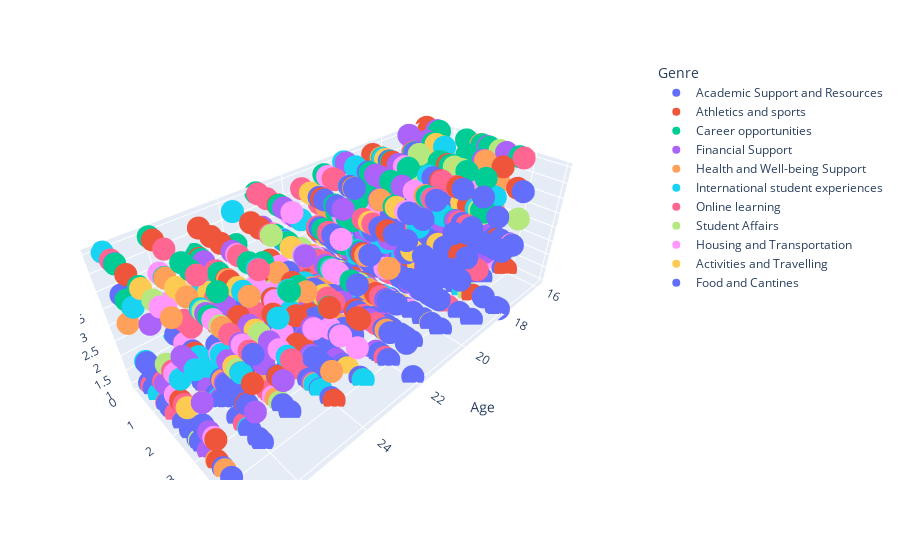

Notebook cell for this chart:
### Markdown cell above
##### 3D Visualizaton of Age, Gpa and Academic Year to Genre Plot

### Code cell
fig = px.scatter_3d(df, x='Age', y='Gpa',z='Year',
              color='Genre')
fig.show()

### Figure 1 — Plotly figure (JSON) as saved in the notebook; plotly's stock layout.template omitted (floating-point values rounded to 4 significant figures; data arrays with more than 128 entries replaced by an {"elided": "..."} marker saying what was removed)
{"data": [{"hovertemplate": "Genre=Academic Support and Resources<br>Age=%{x}<br>Gpa=%{y}<br>Year=%{z}<extra></extra>", "legendgroup": "Academic Support and Resources", "marker": {"color": "#636efa", "symbol": "circle"}, "mode": "markers", "name": "Academic Support and Resources", "scene": "scene", "showlegend": true, "type": "scatter3d", "x": {"elided": "236 int values"}, "y": {"elided": "236 float values"}, "z": {"elided": "236 int values"}}, {"hovertemplate": "Genre=Athletics and sports<br>Age=%{x}<br>Gpa=%{y}<br>Year=%{z}<extra></extra>", "legendgroup": "Athletics and sports", "marker": {"color": "#EF553B", "symbol": "circle"}, "mode": "markers", "name": "Athletics and sports", "scene": "scene", "showlegend": true, "type": "scatter3d", "x": [18, 23, 24, 22, 27, 23, 24, 18, 26, 19, 16, 16, 25, 20, 21, 23, 16, 16, 27, 23, 25, 17, 18, 25, 17, 18, 18, 25, 24, 26, 18, 22, 24, 21, 18, 24, 17, 22, 24, 27, 18, 17, 22, 22, 26, 18, 22, 22, 23, 16, 26, 23, 19, 18, 17, 24, 19, 24, 25, 18, 25, 19, 19, 21, 16, 25, 24, 25, 27, 19, 17, 17, 25, 25, 25, 20, 26, 23, 25, 24, 22, 24, 20, 22, 22], "y": [3.55, 3.99, 2.68, 1.5, 3.65, 0.15, 3.97, 3.59, 3.32, 3.9, 3.4, 3.77, 1.51, 0.05, 1.35, 3.8, 2.36, 0.06, 3.41, 0.98, 2.13, 1.57, 2.03, 0.27, 2.75, 1.03, 2.41, 1.61, 2.6, 3.75, 3.35, 2, 1.75, 1.62, 1.16, 2.69, 3.36, 3.77, 0.27, 1.2, 1.16, 0.53, 0.47, 2.68, 1.05, 0.2, 0.7, 3.45, 3.88, 1.58, 0.33, 0.29, 2.99, 3.95, 3.7, 1.6, 3.57, 1.24, 1.12, 2.47, 1.53, 1.21, 2.24, 1.56, 3.9, 0.59, 2.98, 2.18, 2.18, 0.41, 1.68, 1.08, 1.73, 0.47, 3.28, 1.1, 3.3, 1.91, 3.15, 2.61, 2.98, 3.97, 0.45, 1.26, 2.21], "z": [4, 1, 4, 5, 2, 2, 4, 2, 3, 3, 2, 4, 4, 3, 3, 3, 1, 5, 1, 5, 1, 3, 3, 4, 1, 1, 1, 4, 2, 3, 4, 2, 3, 5, 2, 3, 4, 5, 1, 5, 3, 4, 1, 2, 2, 1, 2, 3, 3, 1, 5, 3, 5, 1, 5, 5, 5, 5, 5, 5, 5, 5, 2, 2, 1, 5, 2, 2, 2, 5, 1, 1, 3, 2, 4, 1, 2, 2, 2, 2, 4, 1, 2, 4, 3]}, {"hovertemplate": "Genre=Career opportunities<br>Age=%{x}<br>Gpa=%{y}<br>Year=%{z}<extra></extra>", "legendgroup": "Career opportunities", "marker": {"color": "#00cc96", "symbol": "circle"}, "mode": "markers", "name": "Career opportunities", "scene": "scene", "showlegend": true, "type": "scatter3d", "x": [19, 16, 16, 17, 18, 25, 23, 16, 24, 16, 18, 20, 16, 27, 26, 26, 24, 21, 27, 25, 23, 19, 16, 19, 18, 18, 25, 17, 18, 25, 18, 22, 17, 23, 17, 21, 25, 21, 18, 17, 19, 22, 26, 26, 19, 23, 26, 20, 21, 22, 24, 16, 23, 16, 26, 21, 19, 18, 19, 24, 21, 23, 23, 18, 18, 19, 18, 17, 19, 19, 25, 24, 27, 20, 23, 22, 22, 26, 16, 23, 18, 17, 20, 25, 16, 18, 25, 27, 25], "y": [1.16, 0.61, 2.3, 1.89, 0.56, 0.21, 2.82, 3.65, 3.95, 0.09, 3.8, 1.28, 1.11, 0.6, 1.6, 0.13, 2.89, 1.62, 0.67, 0.33, 1.24, 1.16, 2.25, 0.51, 2.56, 0.31, 3.98, 0.87, 2.26, 1.16, 3.15, 2.85, 1.68, 3.6, 0.67, 3.1, 0.02, 0.94, 2.17, 3.4, 1.83, 1.99, 1.98, 3.01, 0.82, 1.05, 0.41, 3.33, 0.45, 2.33, 3.24, 1.37, 2.36, 1.95, 2.37, 3.09, 1.7, 1.21, 0.53, 0.37, 1.36, 2.68, 0.03, 3.93, 3.79, 1.66, 1.8, 1.13, 0.75, 3.6, 0.21, 1.53, 0.9, 0.79, 0.72, 2, 2.77, 2.03, 2.58, 1.01, 2.33, 2.44, 2.06, 0.18, 1.71, 2.11, 2.96, 1.77, 2.6], "z": [2, 5, 5, 4, 4, 4, 4, 5, 4, 4, 4, 5, 4, 4, 5, 5, 4, 4, 5, 4, 4, 5, 4, 4, 5, 4, 5, 4, 5, 4, 5, 4, 4, 4, 4, 5, 4, 4, 5, 4, 5, 5, 5, 5, 5, 5, 4, 5, 5, 4, 5, 4, 4, 4, 4, 5, 4, 5, 4, 4, 4, 5, 5, 4, 5, 4, 4, 5, 5, 4, 4, 4, 4, 4, 4, 5, 4, 4, 5, 5, 5, 5, 5, 4, 5, 4, 5, 5, 5]}, {"hovertemplate": "Genre=Financial Support<br>Age=%{x}<br>Gpa=%{y}<br>Year=%{z}<extra></extra>", "legendgroup": "Financial Support", "marker": {"color": "#ab63fa", "symbol": "circle"}, "mode": "markers", "name": "Financial Support", "scene": "scene", "showlegend": true, "type": "scatter3d", "x": [17, 16, 23, 26, 21, 20, 19, 16, 27, 19, 20, 19, 22, 20, 23, 25, 22, 24, 21, 16, 20, 26, 17, 21, 23, 20, 22, 21, 27, 26, 16, 25, 26, 19, 16, 16, 20, 24, 18, 21, 27, 25, 16, 17, 23, 20, 20, 26, 25, 20, 21, 25, 27, 16, 16, 26, 19, 23, 24, 23, 26, 22, 23, 21, 16, 21, 27, 19, 24, 22, 19, 25, 27, 17, 25, 21, 22, 26, 18, 26, 19, 23, 24, 20, 25, 21, 23, 17, 22, 27, 27], "y": [0.87, 2.52, 2.7, 0.18, 3.73, 0.39, 0.63, 3.07, 1.47, 1.42, 0.17, 0.2, 3.26, 1.69, 2.17, 3.34, 2.17, 3.14, 2.87, 3.19, 2.48, 3.55, 3.57, 2.17, 2.95, 2.69, 0.29, 0.07, 3.26, 2.82, 0.5, 2.18, 2.44, 1.2, 2.25, 0.75, 0.3, 3.16, 2.55, 0.17, 3.37, 0.48, 1.04, 1.75, 3.28, 3.88, 1.49, 1.38, 2.57, 1.13, 2.85, 1.13, 0.65, 0.15, 0.82, 2.25, 1.69, 0.73, 3.29, 1.21, 0.46, 2.3, 0.12, 2.96, 0.32, 1.49, 3.46, 2.49, 3.25, 3.51, 3.63, 1.99, 1.74, 3.03, 2.98, 2.58, 3.85, 3.64, 1.48, 1.93, 1.45, 1.64, 1.22, 3.35, 1.28, 0.16, 1.82, 0.14, 2.7, 3.06, 3.02], "z": [5, 5, 4, 1, 3, 3, 2, 2, 2, 4, 3, 2, 2, 5, 3, 2, 2, 1, 1, 5, 5, 4, 2, 2, 1, 3, 4, 2, 4, 3, 5, 3, 2, 2, 1, 4, 5, 2, 3, 3, 2, 4, 2, 4, 1, 2, 5, 1, 2, 3, 1, 3, 5, 1, 3, 4, 2, 1, 3, 5, 1, 5, 4, 4, 4, 3, 3, 4, 5, 1, 4, 5, 4, 5, 3, 5, 3, 2, 3, 1, 5, 1, 1, 2, 2, 2, 2, 5, 3, 4, 1]}, {"hovertemplate": "Genre=Health and Well-being Support<br>Age=%{x}<br>Gpa=%{y}<br>Year=%{z}<extra></extra>", "legendgroup": "Health and Well-being Support", "marker": {"color": "#FFA15A", "symbol": "circle"}, "mode": "markers", "name": "Health and Well-being Support", "scene": "scene", "showlegend": true, "type": "scatter3d", "x": [27, 27, 24, 21, 22, 17, 20, 27, 23, 24, 26, 24, 17, 22, 18, 16, 19, 21, 19, 18, 26, 26, 25, 16, 21, 16, 25, 27, 25, 16, 22, 24, 24, 24, 25, 19, 19, 18, 22, 27, 27, 26, 23, 22, 16, 22, 16, 23, 22, 16, 21, 20, 18], "y": [3.71, 3.09, 3.18, 2.61, 3.88, 2.95, 3.26, 3.45, 2.11, 0.17, 2.33, 2.13, 3.1, 3.09, 0.57, 0.84, 0.9, 0.52, 0.76, 0.85, 1.45, 0.44, 1.53, 0.53, 2.08, 3.06, 2.9, 3.37, 2.31, 2.43, 1.89, 3.2, 3.93, 2.45, 2.41, 2.93, 0.38, 0.62, 3.19, 0.09, 2.25, 2.88, 0.06, 0.96, 1.23, 1.32, 2.26, 0.61, 3.85, 3.09, 3.32, 1.24, 0.19], "z": [1, 5, 4, 5, 4, 1, 5, 3, 3, 2, 2, 4, 5, 4, 3, 4, 2, 4, 5, 4, 4, 4, 4, 3, 1, 3, 1, 1, 1, 4, 1, 1, 2, 1, 4, 1, 4, 3, 3, 3, 3, 4, 1, 3, 2, 2, 5, 4, 2, 4, 2, 2, 2]}, {"hovertemplate": "Genre=International student experiences<br>Age=%{x}<br>Gpa=%{y}<br>Year=%{z}<extra></extra>", "legendgroup": "International student experiences", "marker": {"color": "#19d3f3", "symbol": "circle"}, "mode": "markers", "name": "International student experiences", "scene": "scene", "showlegend": true, "type": "scatter3d", "x": [23, 21, 21, 24, 21, 18, 19, 20, 18, 18, 20, 27, 23, 19, 16, 20, 17, 20, 16, 19, 18, 26, 24, 26, 23, 20, 27, 26, 20, 20, 27, 18, 18, 25, 25, 27, 17, 24, 25, 17, 16, 24, 23, 22, 17, 25, 26, 18, 19, 19, 22, 16, 26, 25, 18, 22, 17, 22, 17, 21, 21, 20, 16, 23, 26, 18, 25, 21, 20, 27, 26, 19, 16, 18, 24, 22, 27, 20, 22, 21, 19, 25, 23, 26, 18, 18], "y": [4, 1.38, 1.48, 1.74, 2.82, 0.74, 1.91, 0.19, 3.58, 2.95, 1.01, 3.55, 1.2, 2.04, 2.14, 3.47, 1.59, 1.82, 1.73, 0.44, 3.33, 1.7, 0.47, 3.16, 2.94, 0.69, 0.46, 2.06, 1.95, 0.36, 2.58, 1.49, 2.37, 3.63, 0.09, 0.95, 0.11, 3.24, 3.46, 2.68, 1.8, 2.48, 1.02, 1.3, 0.3, 3.94, 2.56, 3.39, 0.85, 3.19, 3.14, 1.58, 1.23, 2.15, 1.57, 1.01, 3.61, 0.55, 0.62, 1.78, 2.28, 2.16, 2.49, 1.8, 0.01, 3.62, 1.77, 1.68, 0.65, 0.03, 3.33, 2.57, 2.99, 3.38, 3.47, 1.13, 0.67, 3.12, 2.78, 0.8, 1.8, 2.92, 1.25, 1.88, 1.44, 2.34], "z": [1, 2, 5, 3, 2, 4, 4, 5, 1, 2, 3, 4, 4, 1, 1, 5, 5, 3, 2, 2, 3, 2, 5, 1, 4, 5, 2, 4, 3, 2, 3, 4, 2, 3, 3, 4, 2, 1, 4, 3, 3, 3, 4, 2, 3, 5, 3, 2, 5, 4, 3, 1, 2, 4, 1, 1, 4, 4, 2, 3, 4, 1, 2, 3, 2, 4, 2, 1, 2, 5, 3, 5, 1, 2, 1, 2, 1, 4, 4, 3, 2, 5, 1, 1, 1, 3]}, {"hovertemplate": "Genre=Online learning<br>Age=%{x}<br>Gpa=%{y}<br>Year=%{z}<extra></extra>", "legendgroup": "Online learning", "marker": {"color": "#FF6692", "symbol": "circle"}, "mode": "markers", "name": "Online learning", "scene": "scene", "showlegend": true, "type": "scatter3d", "x": [27, 17, 26, 19, 17, 26, 22, 25, 19, 24, 23, 27, 19, 16, 25, 26, 22, 17, 22, 19, 19, 25, 17, 16, 26, 22, 21, 22, 25, 23, 17, 26, 23, 26, 16, 20, 23, 22, 19, 23, 22, 23, 17, 18, 16, 19, 20, 25, 22, 22, 25, 27, 23, 24, 19, 20, 22, 23, 27, 20, 26, 16, 23, 26, 22, 18, 19, 26, 19, 23, 27, 24, 19, 22, 20, 26, 27, 21, 25, 18, 27, 18, 19, 21, 19, 25, 20, 16, 22, 21], "y": [2.25, 3.28, 3.17, 2.73, 2.23, 1.27, 0.88, 2.96, 1.65, 2.69, 0.51, 2.34, 3.04, 1, 2.16, 0.9, 3.32, 0.95, 1.42, 0.39, 0.36, 2.23, 3.14, 2.09, 2.23, 3, 0.91, 0.69, 2.69, 2.95, 0.1, 0.55, 2.23, 2.98, 3.95, 3.5, 2.72, 3.85, 3.11, 2.87, 1.68, 2.5, 1.48, 2.9, 0.12, 3.73, 3.05, 1.02, 0.36, 3, 3.78, 0.46, 1.75, 2, 4, 0.06, 3.49, 0.12, 1.54, 1.35, 0.93, 0.04, 2.12, 3.85, 1.17, 0.26, 3.51, 1.04, 2.12, 2.4, 1.38, 0.88, 1.79, 0.03, 0.2, 0.86, 0.27, 0.18, 2.57, 1.15, 1.07, 3.96, 3.74, 0.83, 1.96, 0.7, 2.18, 3.79, 3.62, 0.11], "z": [3, 4, 4, 2, 1, 3, 2, 5, 4, 1, 5, 2, 5, 1, 5, 1, 5, 1, 3, 4, 2, 5, 1, 1, 5, 2, 5, 5, 1, 3, 3, 2, 1, 1, 2, 5, 3, 1, 3, 5, 3, 5, 1, 1, 3, 1, 4, 4, 2, 5, 3, 5, 2, 5, 4, 3, 2, 5, 1, 2, 3, 4, 1, 4, 2, 2, 5, 3, 2, 4, 2, 2, 1, 1, 2, 5, 1, 4, 1, 5, 1, 2, 4, 5, 2, 3, 2, 5, 3, 2]}, {"hovertemplate": "Genre=Student Affairs<br>Age=%{x}<br>Gpa=%{y}<br>Year=%{z}<extra></extra>", "legendgroup": "Student Affairs", "marker": {"color": "#B6E880", "symbol": "circle"}, "mode": "markers", "name": "Student Affairs", "scene": "scene", "showlegend": true, "type": "scatter3d", "x": [17, 19, 18, 26, 18, 23, 16, 22, 27, 26, 21, 19, 18, 18, 18, 18, 16, 25, 16, 18, 22, 26, 24, 18, 21, 25, 27, 22, 23, 21, 25, 18, 27], "y": [3.28, 2.47, 2.98, 3.19, 1.4, 0.36, 2.96, 0.44, 2.37, 2.14, 0.67, 1.97, 3.8, 1.4, 0.03, 0.07, 3.99, 1.04, 2.54, 1.57, 2.86, 2.81, 2.05, 3.73, 1.65, 3.05, 2.63, 2.07, 1.53, 0.74, 2.6, 2.71, 1.97], "z": [4, 4, 5, 3, 5, 2, 5, 3, 5, 4, 1, 4, 1, 2, 4, 2, 3, 2, 2, 4, 3, 4, 5, 4, 5, 1, 1, 3, 2, 1, 3, 5, 3]}, {"hovertemplate": "Genre=Housing and Transportation<br>Age=%{x}<br>Gpa=%{y}<br>Year=%{z}<extra></extra>", "legendgroup": "Housing and Transportation", "marker": {"color": "#FF97FF", "symbol": "circle"}, "mode": "markers", "name": "Housing and Transportation", "scene": "scene", "showlegend": true, "type": "scatter3d", "x": [20, 26, 21, 23, 27, 22, 24, 17, 20, 26, 24, 20, 21, 25, 27, 26, 21, 24, 27, 23, 25, 21, 23, 17, 26, 25, 21, 16, 21, 26, 23, 17, 16, 17, 19, 24, 22, 16, 23, 19, 22, 24, 26, 20, 18, 23, 21, 23, 16, 16, 21, 24, 17, 23, 16, 26, 23, 24, 25, 23, 17, 23, 27, 20], "y": [2.98, 0.03, 0.23, 2.98, 1.94, 0.08, 3.25, 2.24, 3.27, 0.56, 1.03, 1.63, 2.85, 2.17, 2.66, 2.51, 1.2, 2, 2.35, 3.17, 3.34, 0.02, 3.3, 1.42, 2.53, 2.79, 3.06, 2.46, 1.45, 3.61, 0.72, 2.93, 3.46, 2.69, 0.26, 3.19, 2.06, 3.92, 0.44, 1.68, 1.08, 1.86, 0.93, 2.9, 0.26, 2.76, 3.48, 3.15, 1.32, 0.87, 0.61, 3.36, 3.01, 0.63, 0.41, 0.15, 1.54, 1.61, 1.3, 3.79, 0.59, 1.29, 3.57, 1.28], "z": [1, 3, 1, 4, 2, 4, 2, 2, 2, 2, 3, 4, 3, 5, 5, 3, 4, 2, 3, 2, 3, 1, 5, 1, 4, 1, 2, 4, 3, 4, 3, 4, 1, 2, 4, 5, 3, 2, 2, 5, 3, 3, 1, 5, 2, 2, 5, 4, 3, 1, 5, 3, 4, 4, 4, 4, 5, 2, 1, 2, 1, 1, 2, 2]}, {"hovertemplate": "Genre=Activities and Travelling<br>Age=%{x}<br>Gpa=%{y}<br>Year=%{z}<extra></extra>", "legendgroup": "Activities and Travelling", "marker": {"color": "#FECB52", "symbol": "circle"}, "mode": "markers", "name": "Activities and Travelling", "scene": "scene", "showlegend": true, "type": "scatter3d", "x": [16, 23, 18, 19, 23, 16, 17, 16, 19, 25, 22, 20, 21, 20, 26, 17, 21, 17, 19, 27, 20, 25, 18, 19, 23, 27, 26, 20, 24, 22, 21, 25, 26, 25, 21, 21, 21, 20, 22, 17], "y": [2.06, 2.56, 3.11, 2.45, 3.4, 2.83, 2.31, 1.86, 0.94, 1.95, 3.21, 3.09, 0.14, 2.04, 1.38, 1.54, 3.16, 1.72, 1.98, 1.86, 3.84, 2.42, 2.95, 3.12, 2.93, 2.47, 3.06, 2.61, 2.77, 1.05, 0.15, 0.38, 0.95, 2.16, 3.29, 0.36, 3.74, 0.25, 0.14, 1.26], "z": [3, 3, 4, 2, 1, 3, 1, 4, 5, 4, 5, 4, 2, 2, 4, 5, 5, 3, 1, 5, 1, 3, 5, 3, 4, 2, 3, 1, 5, 5, 2, 3, 4, 1, 2, 3, 4, 3, 2, 5]}, {"hovertemplate": "Genre=Food and Cantines<br>Age=%{x}<br>Gpa=%{y}<br>Year=%{z}<extra></extra>", "legendgroup": "Food and Cantines", "marker": {"color": "#636efa", "symbol": "circle"}, "mode": "markers", "name": "Food and Cantines", "scene": "scene", "showlegend": true, "type": "scatter3d", "x": {"elided": "138 int values"}, "y": {"elided": "138 float values"}, "z": {"elided": "138 int values"}}], "layout": {"legend": {"title": {"text": "Genre"}, "tracegroupgap": 0}, "margin": {"t": 60}, "scene": {"domain": {"x": [0, 1], "y": [0, 1]}, "xaxis": {"title": {"text": "Age"}}, "yaxis": {"title": {"text": "Gpa"}}, "zaxis": {"title": {"text": "Year"}}}}}
